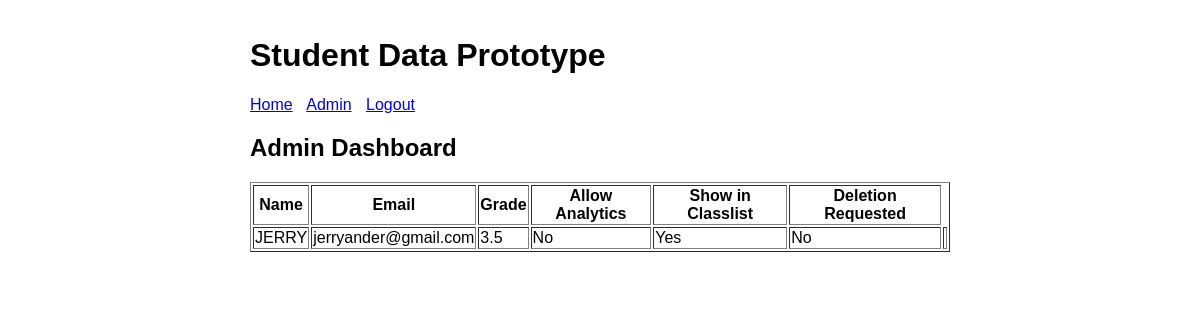
Page /admin/dashboard (signed in) on the earlier database version.
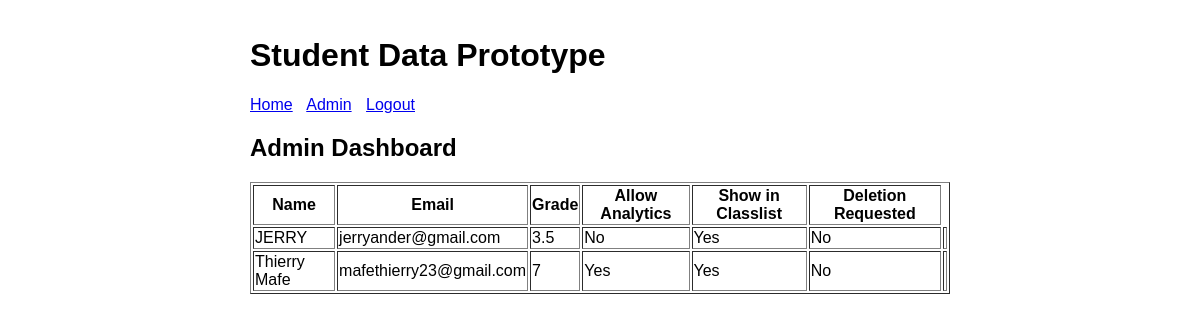
Same page on the later database version.
### tables this page shows
CREATE TABLE users (
            id INTEGER PRIMARY KEY AUTOINCREMENT,
            name TEXT NOT NULL,
            email TEXT UNIQUE NOT NULL,
            password_hash TEXT NOT NULL,
            grade TEXT,
            allow_analytics INTEGER DEFAULT 0,
            show_in_classlist INTEGER DEFAULT 1,
            deletion_requested INTEGER DEFAULT 0
        );

### app.py (the view)
@app.route("/admin/dashboard")
def admin_dashboard():
    if not session.get("is_admin"):
        flash("Admins only.", "error")
        return redirect(url_for("admin_login"))
    connection = get_db()
    cursor = connection.cursor()
    cursor.execute("""
        SELECT id, name, email, grade,
               allow_analytics, show_in_classlist, deletion_requested
        FROM users
    """)
    users = cursor.fetchall()
    connection.close()
    return render_template("admin_dashboard.html", users=users)

### app.py (called while the page is built)
def get_db():
    connection = sqlite3.connect(DB_NAME)
    connection.row_factory = sqlite3.Row
    return connection

### templates/admin_dashboard.html (shortened to what this page needs)
{% extends "base.html" %}
{% block content %}
<h2>Admin Dashboard</h2>
<table border="1" >
    <thead>
        <tr>
            <th>Name</th>
            <th>Email</th>
            <th>Grade</th>
            <th>Allow Analytics</th>
            <th>Show in Classlist</th>
            <th>Deletion Requested</th>
        </tr>
    </thead>
    <tbody>
        {% for user in users %}
    <tr>
        <td>{{ user ['Name'] }}</td>
        <td>{{ user ['email'] }}</td>
        <td>{{ user ['grade'] or 'N/A' }}</td>
        <td>{{ 'Yes' if user['allow_analytics'] else 'No' }}</td>
        <td>{{ 'Yes' if user['show_in_classlist'] else 'No' }}</td>
        <td>
            {% if user['deletion_requested'] %}
               <strong style="color:red;">Yes</strong>
            {% else %}
              No
            {% endif %}
        </td>
        <td>
        </td>
    </tr>
    {% endfor %}
    </tbody>
</table>
{% endblock %}

Differences in the rows shown:
added users: name "Thierry Mafe", email "mafethierry23@gmail.com", grade "7", allow_analytics "Yes", show_in_classlist "Yes", deletion_requested "No"
